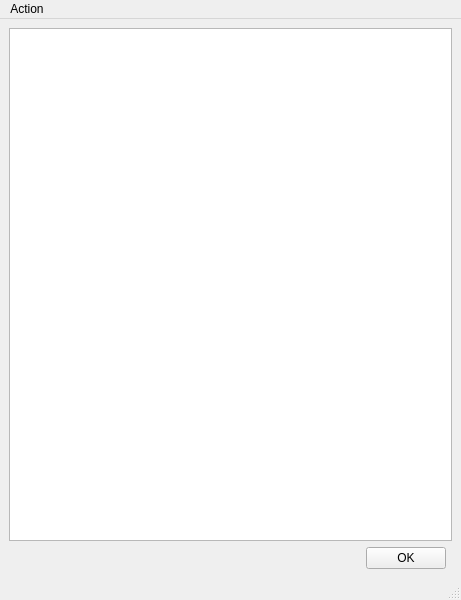
<?xml version="1.0" encoding="UTF-8"?>
<ui version="4.0">
 <class>IngredientsDialog</class>
 <widget class="QMainWindow" name="IngredientsDialog">
  <property name="geometry">
   <rect>
    <x>0</x>
    <y>0</y>
    <width>461</width>
    <height>600</height>
   </rect>
  </property>
  <property name="windowTitle">
   <string>MainWindow</string>
  </property>
  <widget class="QWidget" name="centralwidget">
   <layout class="QGridLayout" name="gridLayout">
    <item row="1" column="1">
     <widget class="QPushButton" name="ok_button">
      <property name="text">
       <string>OK</string>
      </property>
     </widget>
    </item>
    <item row="1" column="0">
     <spacer name="horizontalSpacer">
      <property name="orientation">
       <enum>Qt::Horizontal</enum>
      </property>
      <property name="sizeHint" stdset="0">
       <size>
        <width>40</width>
        <height>20</height>
       </size>
      </property>
     </spacer>
    </item>
    <item row="0" column="0" colspan="3">
     <widget class="QTreeView" name="treeView"/>
    </item>
   </layout>
  </widget>
  <widget class="QMenuBar" name="menubar">
   <property name="geometry">
    <rect>
     <x>0</x>
     <y>0</y>
     <width>461</width>
     <height>20</height>
    </rect>
   </property>
   <widget class="QMenu" name="menuAction">
    <property name="title">
     <string>Action</string>
    </property>
    <addaction name="actionAdd_Root_Category"/>
    <addaction name="actionAdd_Root_Ingredient"/>
   </widget>
   <addaction name="menuAction"/>
  </widget>
  <widget class="QStatusBar" name="statusbar"/>
  <action name="actionAdd_Root_Category">
   <property name="text">
    <string>Add Root Category</string>
   </property>
  </action>
  <action name="actionAdd_Root_Ingredient">
   <property name="text">
    <string>Add Root Ingredient</string>
   </property>
  </action>
 </widget>
 <resources/>
 <connections/>
</ui>
